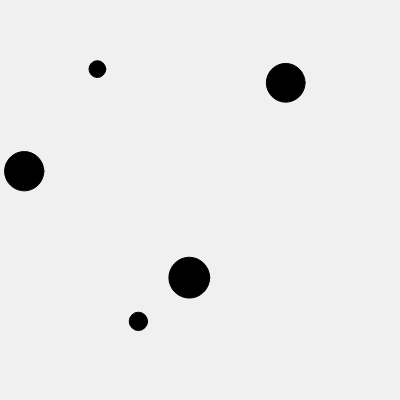
Frame 1 (no input)
Frame 60 (no input): identical to frame 1, image omitted
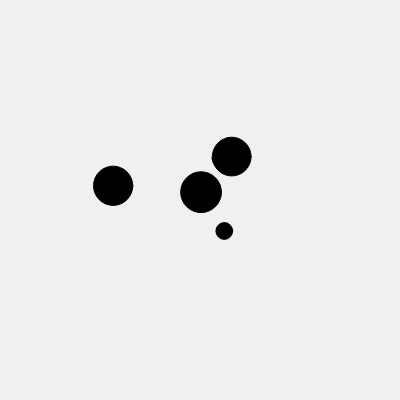
Frame 120 (the mouse pressed at the canvas centre since frame 60)

The p5.js sketch that drew these frames (run headless with seeded random() and noise() and a simulated clock; from frame 60 on, the mouse is pressed at the canvas centre):

// p5.js sketch
// ── sketch.js
let movers = [];
let canvas;

function setup() {
  createCanvas(400, 400);
  canvas = createGraphics(width, height);

  for(let i = 0; i < 5; i++) {
    let mover = new Mover(random(400), random(400), random(5, 50));
    movers.push(mover);
  }
}

function draw() {
  background(240);
  image(canvas, 0, 0);

  for(let i = 0; i < movers.length; i++) {
    let mover = movers[i];
    let mousePos = createVector(mouseX, mouseY);

    mover.update();
    mover.show();

    if(mouseIsPressed) {
      mover.attract(mousePos);
    }

    if(keyIsPressed) {
      mover.repel(mousePos);
    }
  }
}

// ── Mover.js
class Mover {
  constructor(x, y, m) {
    this.pos = createVector(x, y);
    this.vel = createVector();
    this.acc = createVector();
    this.m = m;

  }

  applyForce(aForce) {
    let f = p5.Vector.div(aForce, this.m);
    this.acc.add(f);
  }

  update() {
    this.vel.add(this.acc);
    this.pos.add(this.vel);
    this.acc.set(0, 0);
  }

  show() {
    fill(0);
    circle(this.pos.x, this.pos.y, this.m);
  }

  attract(aPos) {
    let f = p5.Vector.sub(aPos, this.pos);

    f.limit(2);
    this.applyForce(f);
  }

  repel(aPos) {
    let f = p5.Vector.sub(this.pos, aPos);

    f.limit(2);
    this.applyForce(f);
  }
}
